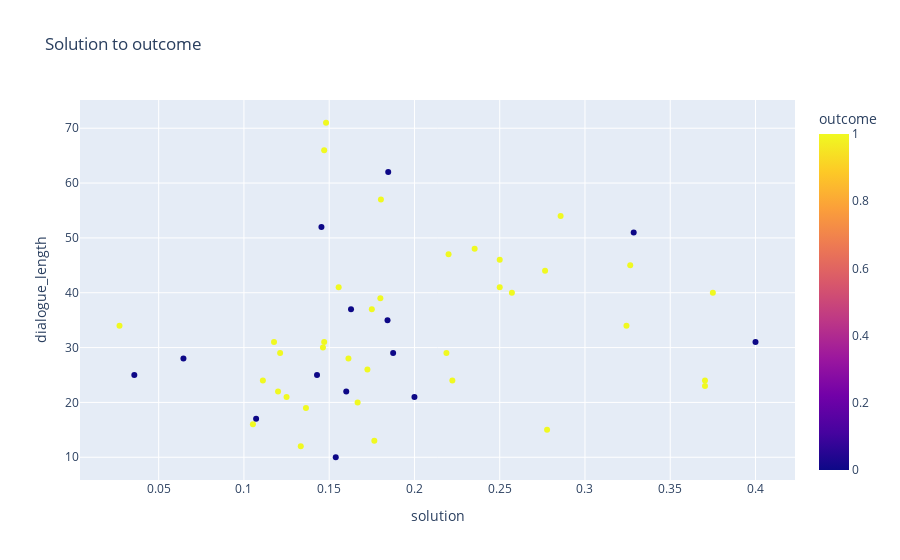

Source (notebook cell):
### Code cell
fig = px.scatter(df, x="solution", y="dialogue_length",
                  color="outcome",
                  title="Solution to outcome"
                )

fig.show()

### Figure 1 — Plotly figure (JSON) as saved in the notebook; plotly's stock layout.template omitted (floating-point values rounded to 4 significant figures)
{"data": [{"hovertemplate": "solution=%{x}<br>dialogue_length=%{y}<br>outcome=%{marker.color}<extra></extra>", "legendgroup": "", "marker": {"color": [1, 1, 1, 1, 1, 1, 0, 0, 1, 1, 1, 1, 0, 1, 0, 1, 0, 1, 1, 1, 0, 0, 1, 0, 1, 1, 1, 0, 1, 1, 1, 1, 1, 0, 1, 0, 1, 1, 1, 1, 1, 1, 1, 0, 1, 0, 0, 1, 1, 1], "coloraxis": "coloraxis", "symbol": "circle"}, "mode": "markers", "name": "", "orientation": "v", "showlegend": false, "type": "scatter", "x": [0.1176, 0.3243, 0.1765, 0.2857, 0.2778, 0.1667, 0.2, 0.03571, 0.2222, 0.1613, 0.3704, 0.25, 0.06452, 0.2766, 0.1628, 0.375, 0.1538, 0.1803, 0.12, 0.1481, 0.1842, 0.3286, 0.1463, 0.4, 0.1471, 0.125, 0.22, 0.1429, 0.1212, 0.2353, 0.02703, 0.1724, 0.18, 0.1875, 0.1556, 0.1846, 0.3704, 0.25, 0.2571, 0.1364, 0.175, 0.1053, 0.1471, 0.1071, 0.1111, 0.1455, 0.16, 0.3265, 0.1333, 0.2188], "xaxis": "x", "y": [31, 34, 13, 54, 15, 20, 21, 25, 24, 28, 24, 46, 28, 44, 37, 40, 10, 57, 22, 71, 35, 51, 30, 31, 66, 21, 47, 25, 29, 48, 34, 26, 39, 29, 41, 62, 23, 41, 40, 19, 37, 16, 31, 17, 24, 52, 22, 45, 12, 29], "yaxis": "y"}], "layout": {"coloraxis": {"colorbar": {"title": {"text": "outcome"}}, "colorscale": [[0, "#0d0887"], [0.1111, "#46039f"], [0.2222, "#7201a8"], [0.3333, "#9c179e"], [0.4444, "#bd3786"], [0.5556, "#d8576b"], [0.6667, "#ed7953"], [0.7778, "#fb9f3a"], [0.8889, "#fdca26"], [1, "#f0f921"]]}, "legend": {"tracegroupgap": 0}, "title": {"text": "Solution to outcome"}, "xaxis": {"anchor": "y", "domain": [0, 1], "title": {"text": "solution"}}, "yaxis": {"anchor": "x", "domain": [0, 1], "title": {"text": "dialogue_length"}}}}
